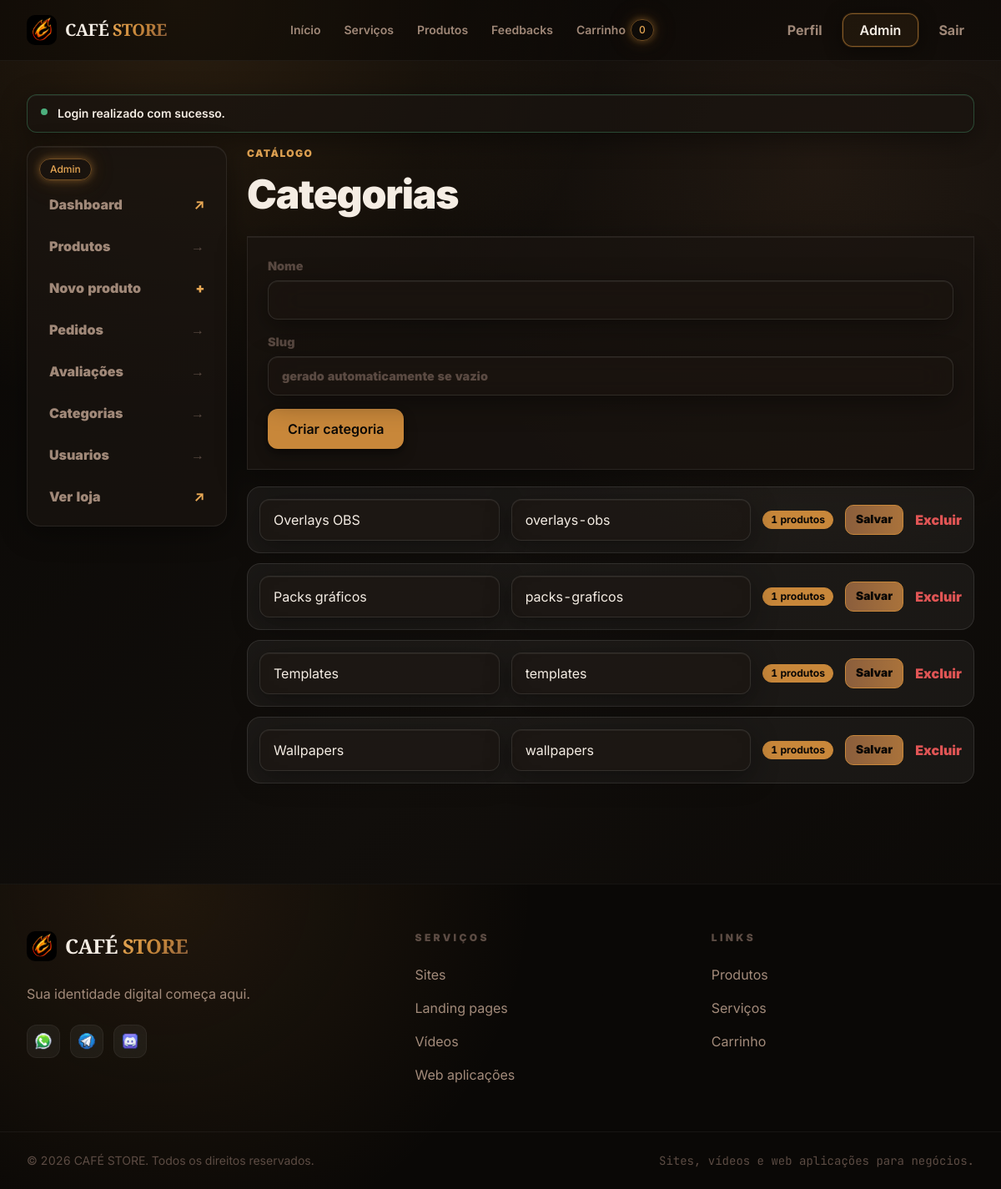
/admin/categories.php (signed in), run on an earlier commit of the app's database.
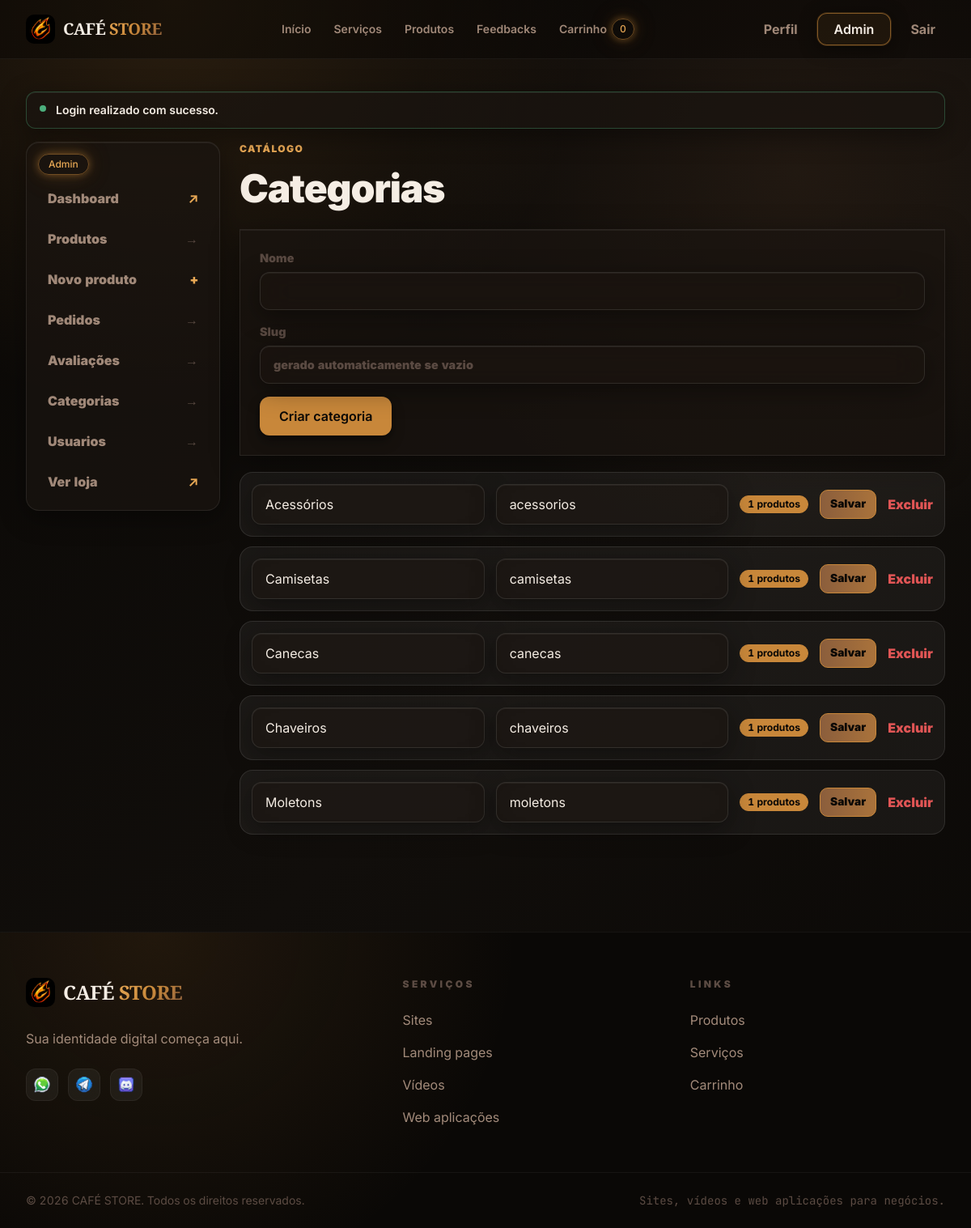
And on a later commit of the database.
### tables this page shows
CREATE TABLE categories (
  id INT UNSIGNED AUTO_INCREMENT PRIMARY KEY,
  name VARCHAR(120) NOT NULL,
  slug VARCHAR(140) NOT NULL UNIQUE,
  created_at TIMESTAMP DEFAULT CURRENT_TIMESTAMP,
  updated_at TIMESTAMP NULL DEFAULT NULL ON UPDATE CURRENT_TIMESTAMP
);

### config/helpers.php (called while the page is built, shortened)
<?php
function db() {
    static $pdo = null;
    if ($pdo === null) {
        $host = 'db';
        $db   = 'cafe_store';
        $user = 'root';
        $pass = 'root123';
        $charset = 'utf8mb4';
        $dsn = "mysql:host={$host};dbname={$db};charset={$charset}";
        $options = [
            PDO::ATTR_ERRMODE            => PDO::ERRMODE_EXCEPTION,
            PDO::ATTR_DEFAULT_FETCH_MODE => PDO::FETCH_ASSOC,
            PDO::ATTR_EMULATE_PREPARES   => false,
        ];
        try {
            $pdo = new PDO($dsn, $user, $pass, $options);
        } catch (PDOException $e) {
            error_log("Erro de conexão PDO: " . $e->getMessage());
            die("Erro ao conectar com o banco de dados.");
        }
    }
    return $pdo;
}
function e($string) {
    return htmlspecialchars($string ?? '', ENT_QUOTES, 'UTF-8');
}
function flashes() {
    $rawMessages = $_SESSION['flash'] ?? [];
    $messages = [];
    foreach ($rawMessages as $type => $message) {
        if (is_array($message) && isset($message['type'], $message['message'])) {
            $messages[] = [
                'type' => (string) $message['type'],
                'message' => (string) $message['message'],
            ];
            continue;
        }
        $messages[] = [
            'type' => is_string($type) ? $type : 'info',
            'message' => (string) $message,
        ];
    }
    return $messages;
}

### admin/categories.php (the view, shortened to what this page needs)
<?php
require_once __DIR__ . '/../config/helpers.php';
$categories = db()->query('SELECT c.*, COUNT(p.id) AS product_count FROM categories c LEFT JOIN products p ON p.category_id = c.id GROUP BY c.id ORDER BY c.name')->fetchAll();
include __DIR__ . '/../includes/header.php';
?>
<div class="grid items-start gap-6 max-md:grid-cols-1 md:grid-cols-[240px_1fr]">
    <?php include __DIR__ . '/../includes/sidebar-admin.php'; ?>
    <section class="grid gap-5 min-w-0">
        <div class="flex items-end justify-between gap-6">
            <div>
                <p class="mb-2.5 text-[0.75rem] font-black uppercase tracking-[0.12em] text-amber-glow">catálogo</p>
                <h1 class="m-0 text-[clamp(2rem,4vw,3.4rem)] font-black leading-tight tracking-tight">Categorias</h1>
            </div>
        </div>
        <form class="glass p-6 grid gap-4" method="post">
            <label class="grid gap-1.5 text-[0.9rem] font-black text-text-muted">Nome <input class="input-field" name="name" required></label>
            <label class="grid gap-1.5 text-[0.9rem] font-black text-text-muted">Slug <input class="input-field" name="slug" placeholder="gerado automaticamente se vazio"></label>
            <button class="btn-primary w-fit" type="submit">Criar categoria</button>
        </form>
        <div class="grid gap-3">
            <?php foreach ($categories as $category): ?>
                <form class="grid items-center gap-3.5 rounded-2xl border border-white/10 bg-white/5 p-3.5 backdrop-blur-lg max-md:grid-cols-1 md:grid-cols-[1fr_1fr_auto_auto_auto]" method="post">
                    <input class="input-field" name="name" value="<?= e($category['name']) ?>">
                    <input class="input-field" name="slug" value="<?= e($category['slug']) ?>">
                    <span class="inline-flex min-w-[24px] items-center justify-center rounded-full border border-amber-accent bg-amber-accent px-[9px] py-[4px] text-[0.76rem] font-bold leading-none text-background"><?= (int) $category['product_count'] ?> produtos</span>
                    <button class="inline-flex min-h-[36px] items-center justify-center gap-2 rounded-[10px] border border-amber-accent bg-gradient-to-r from-amber-secondary to-amber-accent bg-[length:200%_100%] bg-[0%_0%] px-3 text-[0.86rem] font-black leading-none text-background transition-all duration-300 hover:bg-[100%_0] hover:scale-105" name="action" value="save" type="submit">Salvar</button>
                    <button class="border-0 bg-transparent cursor-pointer font-black text-state-error transition-all duration-300 hover:text-state-error/80 hover:drop-shadow-[0_0_10px_rgba(224,85,85,0.5)]" name="action" value="delete" type="submit">Excluir</button>
                </form>
            <?php endforeach; ?>
        </div>
    </section>
</div>
<?php include __DIR__ . '/../includes/footer.php'; ?>

### includes/flash.php
<?php foreach (flashes() as $flash): ?>
    <div class="flash-toast <?= $flash['type'] === 'success' ? 'flash-toast-success' : ($flash['type'] === 'error' ? 'flash-toast-error' : '') ?>" role="status">
        <span class="mt-1 h-2 w-2 shrink-0 rounded-full <?= $flash['type'] === 'success' ? 'bg-state-success' : ($flash['type'] === 'error' ? 'bg-state-error' : 'bg-amber-glow') ?>"></span>
        <span><?= e($flash['message']) ?></span>
    </div>
<?php endforeach; ?>

What changed in the data, as far as the page shows it:
changed categories: name "Templates" → "Acessórios"; slug "templates" → "acessorios"; moves up the list
changed categories: name "Overlays OBS" → "Camisetas"; slug "overlays-obs" → "camisetas"
changed categories: name "Packs gráficos" → "Canecas"; slug "packs-graficos" → "canecas"
changed categories: name "Wallpapers" → "Chaveiros"; slug "wallpapers" → "chaveiros"
added categories: name "Moletons", slug "moletons", product_count "1"
